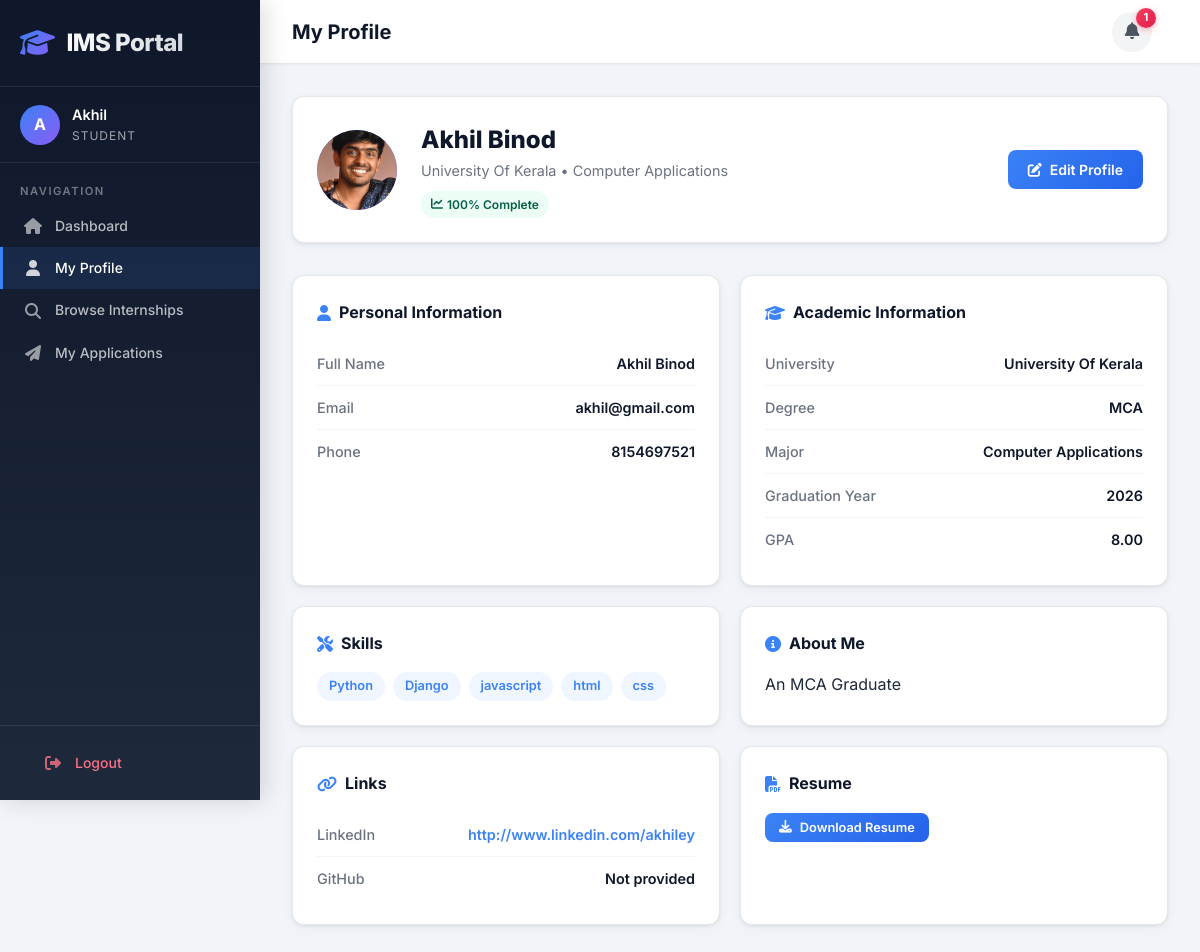
/students/profile/ (signed in), run on the app's committed database.
### accounts/models.py (models this page shows, shortened)
class User(AbstractUser):
    ROLE_CHOICES = (
        ('admin', 'Admin'),
        ('student', 'Student'),
        ('company', 'Company'),
    )
    email = models.EmailField(unique=True)
    role = models.CharField(max_length=10, choices=ROLE_CHOICES)
    objects = CustomUserManager()
    REQUIRED_FIELDS = ['email']
    @property
    def is_admin(self):
        return self.role == 'admin'
    @property
    def is_student(self):
        return self.role == 'student'

### students/models.py (models this page shows, shortened)
class StudentProfile(models.Model):
    user = models.OneToOneField(settings.AUTH_USER_MODEL, on_delete=models.CASCADE, related_name='student_profile')
    first_name = models.CharField(max_length=100, blank=True)
    last_name = models.CharField(max_length=100, blank=True)
    phone = models.CharField(max_length=20, blank=True)
    university = models.CharField(max_length=200, blank=True)
    degree = models.CharField(max_length=100, blank=True)
    major = models.CharField(max_length=100, blank=True)
    graduation_year = models.IntegerField(null=True, blank=True)
    gpa = models.DecimalField(max_digits=4, decimal_places=2, null=True, blank=True)
    skills = models.TextField(blank=True, help_text='Comma-separated skills')
    bio = models.TextField(blank=True)
    resume = models.FileField(
        upload_to=resume_upload_path,
        blank=True,
        null=True,
        validators=[FileExtensionValidator(allowed_extensions=['pdf', 'doc', 'docx'])]
    )
    profile_picture = models.ImageField(upload_to='profile_pics/students/', blank=True, null=True)
    linkedin_url = models.URLField(blank=True)
    github_url = models.URLField(blank=True)
    created_at = models.DateTimeField(auto_now_add=True)
    updated_at = models.DateTimeField(auto_now=True)
    class Meta:
        ordering = ['-created_at']
    @property
    def full_name(self):
        return f"{self.first_name} {self.last_name}".strip() or self.user.username
    @property
    def profile_completion(self):
        fields = ['first_name', 'last_name', 'phone', 'university', 'degree', 'major', 'graduation_year', 'skills', 'bio', 'resume']
        filled = sum(1 for f in fields if getattr(self, f))
        return int((filled / len(fields)) * 100)

### students/views.py (the view)
# urls.py: path('profile/', views.company_profile, name='profile'),
@login_required
@student_required
def profile(request):
    return render(request, 'students/profile.html', {'profile': request.user.student_profile})

### students/context_processors.py (called while the page is built)
def unread_notifications_count(request):
    if request.user.is_authenticated and request.user.is_student:
        count = request.user.notifications.filter(is_read=False).count()
        return {'unread_notifications_count': count}
    return {'unread_notifications_count': 0}

### students/templatetags/student_extras.py (called while the page is built)
@register.filter
@stringfilter
def split(value, delimiter=","):
    if not value:
        return []
    return [item.strip() for item in value.split(delimiter) if item.strip()]

### templates/students/profile.html (shortened to what this page needs)
{% extends 'base.html' %}
{% load student_extras %}
{% block page_title %}My Profile{% endblock %}
{% block content %}
<div class="profile-header">
    <div class="profile-avatar">
        {% if profile.profile_picture %}
        <img src="{{ profile.profile_picture.url }}" alt="{{ profile.full_name }}">
        {% else %}
        {{ profile.first_name|make_list|first|upper|default:"S" }}
        {% endif %}
    </div>
    <div>
        <div class="profile-name">{{ profile.full_name }}</div>
        <div class="profile-meta">
            {% if profile.university %}{{ profile.university }}{% endif %}
            {% if profile.major %} &bull; {{ profile.major }}{% endif %}
        </div>
        <div style="margin-top: 8px;">
            <span class="badge badge-active"><i class="fas fa-chart-line"></i> {{ profile.profile_completion }}% Complete</span>
        </div>
    </div>
    <div style="margin-left: auto;">
        <a href="{% url 'students:edit_profile' %}" class="btn btn-primary"><i class="fas fa-edit"></i> Edit Profile</a>
    </div>
</div>
<div class="profile-grid">
    <div class="card">
        <div class="card-body profile-section">
            <h3><i class="fas fa-user"></i> Personal Information</h3>
            <div class="profile-field">
                <span class="label">Full Name</span>
                <span class="value">{{ profile.full_name }}</span>
            </div>
            <div class="profile-field">
                <span class="label">Email</span>
                <span class="value">{{ profile.user.email }}</span>
            </div>
            <div class="profile-field">
                <span class="label">Phone</span>
                <span class="value">{{ profile.phone|default:"Not provided" }}</span>
            </div>
        </div>
    </div>
    <div class="card">
        <div class="card-body profile-section">
            <h3><i class="fas fa-graduation-cap"></i> Academic Information</h3>
            <div class="profile-field">
                <span class="label">University</span>
                <span class="value">{{ profile.university|default:"Not provided" }}</span>
            </div>
            <div class="profile-field">
                <span class="label">Degree</span>
                <span class="value">{{ profile.degree|default:"Not provided" }}</span>
            </div>
            <div class="profile-field">
                <span class="label">Major</span>
                <span class="value">{{ profile.major|default:"Not provided" }}</span>
            </div>
            <div class="profile-field">
                <span class="label">Graduation Year</span>
                <span class="value">{{ profile.graduation_year|default:"Not provided" }}</span>
            </div>
            <div class="profile-field">
                <span class="label">GPA</span>
                <span class="value">{{ profile.gpa|default:"Not provided" }}</span>
            </div>
        </div>
    </div>
    <div class="card">
        <div class="card-body profile-section">
            <h3><i class="fas fa-tools"></i> Skills</h3>
            {% if profile.skills %}
            <div class="skill-tags">
                {% for skill in profile.skills|split:"," %}
                <span class="skill-tag">{{ skill|striptags }}</span>
                {% endfor %}
            </div>
            {% else %}
            <p class="text-muted">No skills added yet.</p>
            {% endif %}
        </div>
    </div>
    <div class="card">
        <div class="card-body profile-section">
            <h3><i class="fas fa-info-circle"></i> About Me</h3>
            <p>{{ profile.bio|default:"No bio added yet."|linebreaksbr }}</p>
        </div>
    </div>
    <div class="card">
        <div class="card-body profile-section">
            <h3><i class="fas fa-link"></i> Links</h3>
            <div class="profile-field">
                <span class="label">LinkedIn</span>
                <span class="value">
                    {% if profile.linkedin_url %}<a href="{{ profile.linkedin_url }}" target="_blank">{{ profile.linkedin_url }}</a>{% else %}Not provided{% endif %}
                </span>
            </div>
            <div class="profile-field">
                <span class="label">GitHub</span>
                <span class="value">
                    {% if profile.github_url %}<a href="{{ profile.github_url }}" target="_blank">{{ profile.github_url }}</a>{% else %}Not provided{% endif %}
                </span>
            </div>
        </div>
    </div>
    <div class="card">
        <div class="card-body profile-section">
            <h3><i class="fas fa-file-pdf"></i> Resume</h3>
            {% if profile.resume %}
            <a href="{{ profile.resume.url }}" target="_blank" class="btn btn-primary btn-sm"><i class="fas fa-download"></i> Download Resume</a>
            {% else %}
            <p class="text-muted">No resume uploaded. <a href="{% url 'students:edit_profile' %}">Upload now</a></p>
            {% endif %}
        </div>
    </div>
</div>
{% endblock %}

### templates/base.html (shortened to what this page needs)
{% load static %}
<!DOCTYPE html>
<html lang="en">
<head>
    <link rel="stylesheet" href="https://cdnjs.cloudflare.com/ajax/libs/font-awesome/6.5.1/css/all.min.css">
    <link rel="stylesheet" href="{% static 'css/style.css' %}">
</head>
<body>
    {% if user.is_authenticated %}
    <div class="app-layout">
        <aside class="sidebar">
            <div class="sidebar-header">
                <div class="sidebar-logo">
                    <i class="fas fa-graduation-cap"></i>
                    <span>IMS Portal</span>
                </div>
            </div>
            <div class="sidebar-user">
                <div class="sidebar-user-info">
                    <div class="sidebar-user-avatar">{{ user.username|make_list|first|upper }}</div>
                    <div class="sidebar-user-details">
                        <div class="sidebar-username">{{ user.username }}</div>
                        <div class="sidebar-role">{{ user.get_role_display }}</div>
                    </div>
                </div>
            </div>
            <nav class="sidebar-nav">
                <div class="sidebar-nav-section">Navigation</div>
                {% if user.is_admin %}
                <a href="{% url 'dashboard:admin_dashboard' %}" class="sidebar-link"><i class="fas fa-chart-pie"></i> Dashboard</a>
                <a href="{% url 'dashboard:manage_students' %}" class="sidebar-link"><i class="fas fa-user-graduate"></i> Students</a>
                <a href="{% url 'dashboard:manage_companies' %}" class="sidebar-link"><i class="fas fa-building"></i> Companies</a>
                <a href="{% url 'dashboard:manage_internships' %}" class="sidebar-link"><i class="fas fa-briefcase"></i> Internships</a>
                <a href="{% url 'dashboard:manage_applications' %}" class="sidebar-link"><i class="fas fa-file-alt"></i> Applications</a>
                <a href="{% url 'dashboard:reports' %}" class="sidebar-link"><i class="fas fa-chart-bar"></i> Reports</a>
                {% elif user.is_student %}
                <a href="{% url 'students:dashboard' %}" class="sidebar-link"><i class="fas fa-home"></i> Dashboard</a>
                <a href="{% url 'students:profile' %}" class="sidebar-link"><i class="fas fa-user"></i> My Profile</a>
                <a href="{% url 'students:browse_internships' %}" class="sidebar-link"><i class="fas fa-search"></i> Browse Internships</a>
                <a href="{% url 'students:my_applications' %}" class="sidebar-link"><i class="fas fa-paper-plane"></i> My Applications</a>
                {% endif %}
            </nav>
            <div class="sidebar-footer">
                <a href="{% url 'accounts:logout' %}" class="sidebar-link logout-link"><i class="fas fa-sign-out-alt"></i> Logout</a>
            </div>
        </aside>
        <div class="main-content">
            <header class="topbar">
                <h1 class="topbar-title">{% block page_title %}Dashboard{% endblock %}</h1>
                <div style="display:flex; align-items:center; gap:16px;">
                    {% if user.is_student %}
                    <a href="{% url 'students:notifications' %}" class="notification-bell" title="Notifications">
                        <i class="fas fa-bell"></i>
                        {% if unread_notifications_count %}
                        <span class="notification-badge">{{ unread_notifications_count }}</span>
                        {% endif %}
                    </a>
                    {% endif %}
                </div>
            </header>
            <main class="content-area">
    {% endif %}
    {% block content %}{% endblock %}
    </main>
    {% if user.is_authenticated %}
        </div>
    </div>
    {% endif %}
</body>
</html>

### data on the page
User: username|make_list "A", username "Akhil", role "STUDENT"
StudentProfile: profile_picture (picture), full_name "Akhil Binod", university "University Of Kerala", major "Computer Applications", profile_completion "100", user.email "akhil@gmail.com", phone "8154697521", degree "MCA", graduation_year "2026", gpa "8.00", bio "An MCA Graduate", linkedin_url "http://www.linkedin.com/akhiley"

### other printed values
{{ unread_notifications_count }} "1"
{{ skill|striptags }} "Python" "Django" "javascript" "html" "css"
